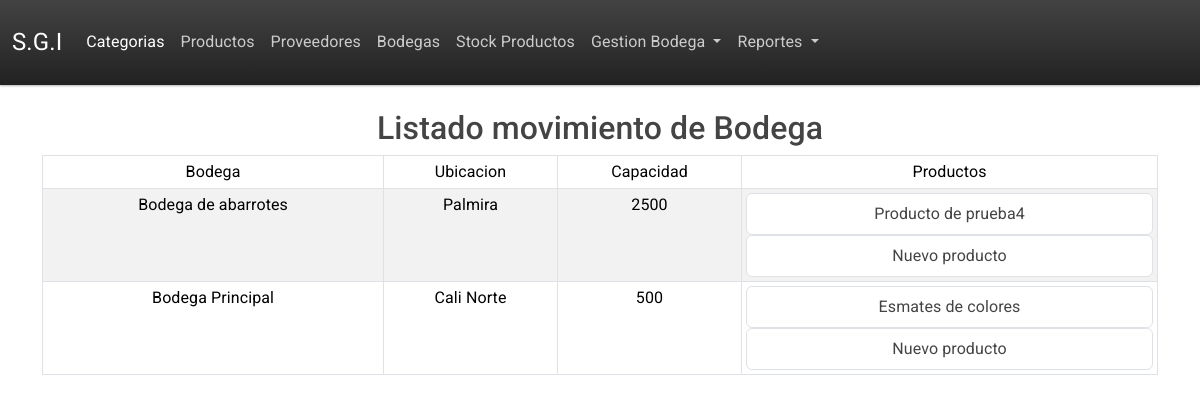
The app's page /listar_bodegas with its own data.
### tables this page shows
CREATE TABLE bodegas(
                id_bodega INTEGER PRIMARY KEY AUTOINCREMENT,
                nombre TEXT NOT NULL,
                ubicacion TEXT NOT NULL,
                capacidad INTEGER NOT NULL,
                fecha TIMESTAMP DEFAULT CURRENT_TIMESTAMP
                );

CREATE TABLE productos(
                id_producto INTEGER PRIMARY KEY AUTOINCREMENT,
                nombre TEXT NOT NULL,
                descripcion TEXT NOT NULL,
                stock INTEGER NOT NULL,
                fecha_creacion TIMESTAMP DEFAULT CURRENT_TIMESTAMP,
                id_categoria INTEGER NOT NULL,
                foreign key(id_categoria) references categorias(id_categoria)
                );

### app.py (the view)
@app.route('/listar_bodegas')
def listar_bodegas():
    lst = movimiento.listar_informacion_bodega()
    mvto = movimiento.listar_mvto_bodega_producto()
    print(lst)
    print(mvto)
    return render_template('listado_mvto_bodega.html',listado=lst,datos=mvto)

### app.py (called while the page is built)
@app.teardown_appcontext
def close_connection(exception):
    db = getattr(g, '_database', None)
    if db is not None:
        db.close()

### gestion_bodega.py (called while the page is built)
    def listar_informacion_bodega(self):
        self.cursor.execute("""
            SELECT DISTINCT bp.id_bodega,b.nombre,
                b.ubicacion,b.capacidad
                FROM bodega_producto bp
                INNER JOIN bodegas b
                ON bp.id_bodega = b.id_bodega""")
        return self.cursor.fetchall()

    def listar_mvto_bodega_producto(self):
        self.cursor.execute("""
            SELECT DISTINCT bp.id_bodega,
            bp.id_producto,p.nombre
            FROM bodega_producto bp, bodegas b
            INNER JOIN productos p
            ON bp.id_bodega = b.id_bodega
            AND bp.id_producto = p.id_producto
            """)
        return self.cursor.fetchall()

### templates/listado_mvto_bodega.html (shortened to what this page needs)
{% extends 'base.html' %}
{% block contenido %}
<h2>{% block subtitulo %}Listado movimiento de Bodega {%endblock%}</h2>
<div class="row">
    <div class="col-md-12">
        <table class="table table-striped table-bordered sm-white table-sm">
            <thead>
                <tr>
                    <td>Bodega</td>
                    <td>Ubicacion</td>
                    <td>Capacidad</td>
                    <td>Productos</td>
                </tr>
            </thead>
            <tbody>
                {% for lista in listado %}
                <tr>
                    <td>{{lista.1}}</td>
                    <td>{{lista.2}}</td>
                    <td>{{lista.3}}</td>
                    <td>
                        {% for dato in datos %}
                        <ul class="list-group">
                            {% if lista.0 == dato.0 %}
                            <li class="list-group-item">{{dato.2}}</li>
                            {% endif %}
                        </ul>
                        {% endfor %}
                    </td>
                </tr>
                {% endfor %}
            </tbody>
        </table>
    </div>
</div>
{% endblock %}

### records on screen
bodegas: nombre "Bodega de abarrotes", ubicacion "Palmira", capacidad "2500"
productos: nombre "Producto de prueba4"
productos: nombre "Nuevo producto"
bodegas: nombre "Bodega Principal", ubicacion "Cali Norte", capacidad "500"
productos: nombre "Esmates de colores"
